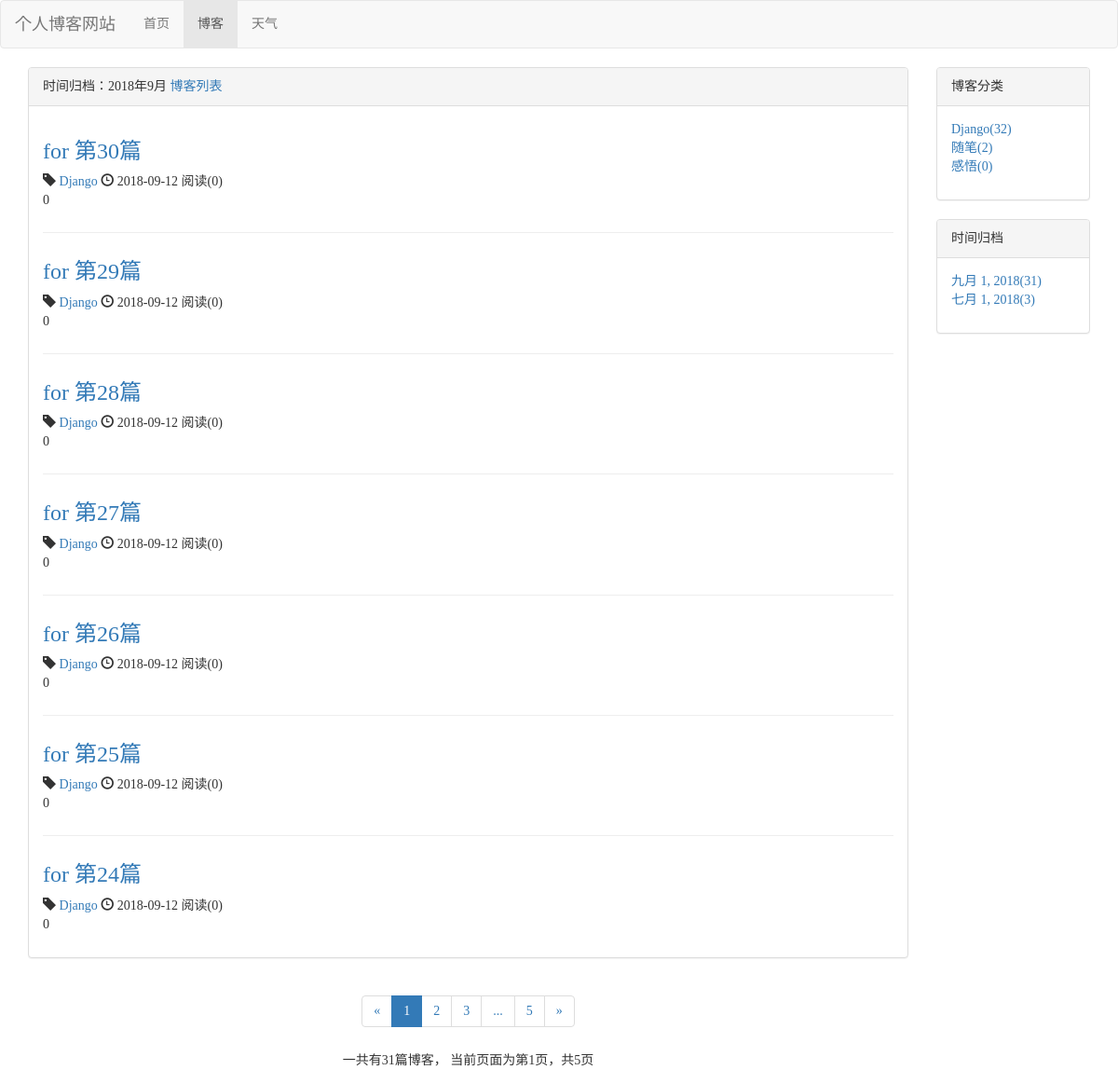
/blog/date/2018/9, run on an earlier commit of the app's database.
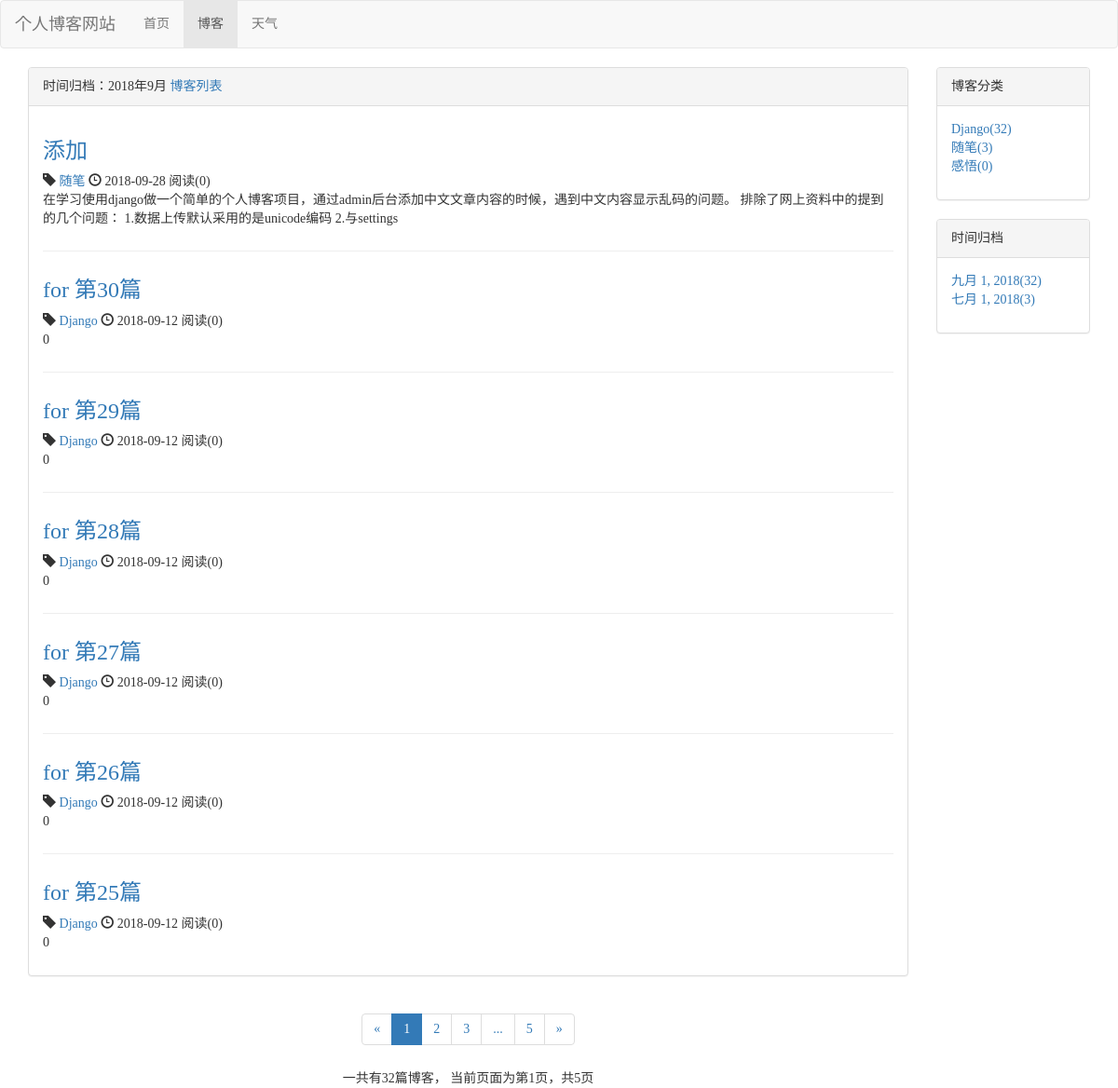
And on a later commit of the database.
### blog1/models.py (models this page shows, shortened)
class Blog1(models.Model,ReadNumExtensionMethods):
    title = models.CharField(max_length=50)
    blog_type = models.ForeignKey(BlogType,on_delete=models.DO_NOTHING)
    content = RichTextUploadingField()
    author = models.ForeignKey(User,on_delete=models.DO_NOTHING)
    read_details = GenericRelation(ReadNumDate) #反向查询ReadNum
    created_time = models.DateTimeField(auto_now_add=True)
    last_updated_time = models.DateTimeField(auto_now=True)
    image = models.ImageField(upload_to='img',null=True,blank=True)
    class Meta:
        ordering = ['-created_time']

class BlogType(models.Model):
    type_name = models.CharField(max_length=15)
    def __str__(self):
        return self.type_name
    """
    #统计数量方法2：反过来用 type_name的id(如：1)来查询 blog_type对应的id(如：1)
    def blog_type_count(self):
        return self.blog1_set.all().count()
    """

### blog1/views.py (the view)
# urls.py: path('date/<int:year>/<int:month>', views.blog_dates, name="blog_dates"),
def blog_dates(request,year,month):
    blog_all_list = Blog1.objects.filter(created_time__year=year, created_time__month=month)
    context = get_blog_list_common_data(request, blog_all_list)
    context['blog_current_date'] = '%s年%s月' % (year,month)
    return render(request,'blog/blog_dates.html', context)

### read_statistics/models.py (called while the page is built)
    def get_read_num(self): #Blog可以用这个方法，所以self可以是Blog的对象
        try:
            ct = ContentType.objects.get_for_model(self)# models对象
            readnum = ReadNum.objects.get(content_type=ct, object_id=self.pk)#ReadNum对象
            return readnum.read_num
        except exceptions.ObjectDoesNotExist:
            return 0

### blog1/templates/blog/blog_dates.html
{% extends 'blog/blog_list.html' %}
{% block head_title %}
    时间归档：{{ blog_current_date }}
    <a href="{% url 'blog_list' %}">博客列表</a>
{% endblock %}

### blog1/templates/blog/blog_list.html (shortened to what the changed rows need)
{% extends 'base.html' %}
{% load staticfiles %}
{% block head_extends %}
    <link rel="stylesheet" href="{% static 'blog/blog.css' %}">
{% endblock %}
{% block content %}
    <div class="container">
        <div class="row">
            <div class="col-sm-8 col-md-9 col-lg-10">
                <div class="panel panel-default">
                    <div class="panel-body">
                        {% for blog in blogs %}
                            <div class="blog">
                                <h3><a href="{% url 'blog_detail' blog.pk %}">{{ blog.title }}</a></h3>
                                <p class="blog-info">
                                    <span class="glyphicon glyphicon-tag"></span>
                                    <a href="{% url 'blogs_with_type' blog.blog_type.pk %}">{{ blog.blog_type }}</a>
                                    <span class="glyphicon glyphicon-time"></span>
                                    {{ blog.created_time|date:"Y-m-d" }}
                                    阅读({{ blog.get_read_num }})
                                </p>
                                <p>{{ blog.content|striptags|truncatechars_html:120 }}</p>
                            </div>
                        {% empty %}
                            <div class="blog">
                                <h3>-- 暂无博客，敬请期待 --</h3>
                            </div>
                        {% endfor %}
                    </div>
                </div>
                <div class="paginator">
                    <ul class="pagination">
                        <li>
                        </li>
                        {% for page_num in page_range %}
                            {% if page_num == page_of_blogs.number %}
                                <li class="active"><span>{{ page_num }}</span></li>
                            {% else %}
                                {% if page_num == '...' %}
                                    <li><span>{{ page_num }}</span></li>
                                {% else %}
                                    <li><a href="?page={{ page_num }}">{{ page_num }}</a></li>
                                {% endif %}
                            {% endif %}
                        {% endfor %}
                        <li>
                        </li>
                    </ul>
                    <div>
                        一共有{{ page_of_blogs.paginator.count }}篇博客，
                        当前页面为第{{ page_of_blogs.number }}页，共{{ page_of_blogs.paginator.num_pages }}页
                    </div>
                </div>
            </div>
            <div class="hidden-xs col-sm-4 col-md-3 col-lg-2">
                <div class="panel panel-default">
                    <div class="panel-body">
                            <ul class="blog-types">
                                {% for blog_type in blog_types %}
                                    <li>
                                        <a href="{% url 'blogs_with_type' blog_type.pk %}">
                                            {{ blog_type.type_name }}({{ blog_type.type_count }})
                                        </a>
                                    </li>
                                {% empty %}
                                <li>暂无分类，敬请期待！</li>
                                {% endfor %}
                            </ul>
                     </div>
                </div>
                <div class="panel panel-default">
                    <div class="panel-body">
                        <ul>
                            {% for blog_date,date_count in blog_dates.items  %}
                                <li>
                                    <a href="{% url 'blog_dates' blog_date.year blog_date.month %}">
                                        {{ blog_date }}({{ date_count }})
                                    </a>
                                </li>
                            {% endfor %}
                        </ul>
                    </div>
                </div>
            </div>
        </div>
    </div>
{% endblock %}

What changed in the data, as far as the page shows it:
no longer on this page (row edited): Blog1: title "for 第24篇", blog_type "Django", created_time "2018-09-12", get_read_num "0", content "0"
added Blog1: title "添加", blog_type "随笔", created_time "2018-09-28", get_read_num "0", content "在学习使用django做一个简单的个人博客项目，通过admin后台添加中文文章内容的时候，遇到中文内容显示乱码的问题。 排除了网上资料中的提到的几个问题： 1.数据上传默认采用的是unicode编码 2.与settings"
computed for BlogType "随笔": type_count "2" → "3"
Also different on the page:
{{ page_of_blogs.paginator.count }}: "31" → "32"
new list line: "九月 1, 2018 ( 32 )"
list line gone: "九月 1, 2018 ( 31 )"
